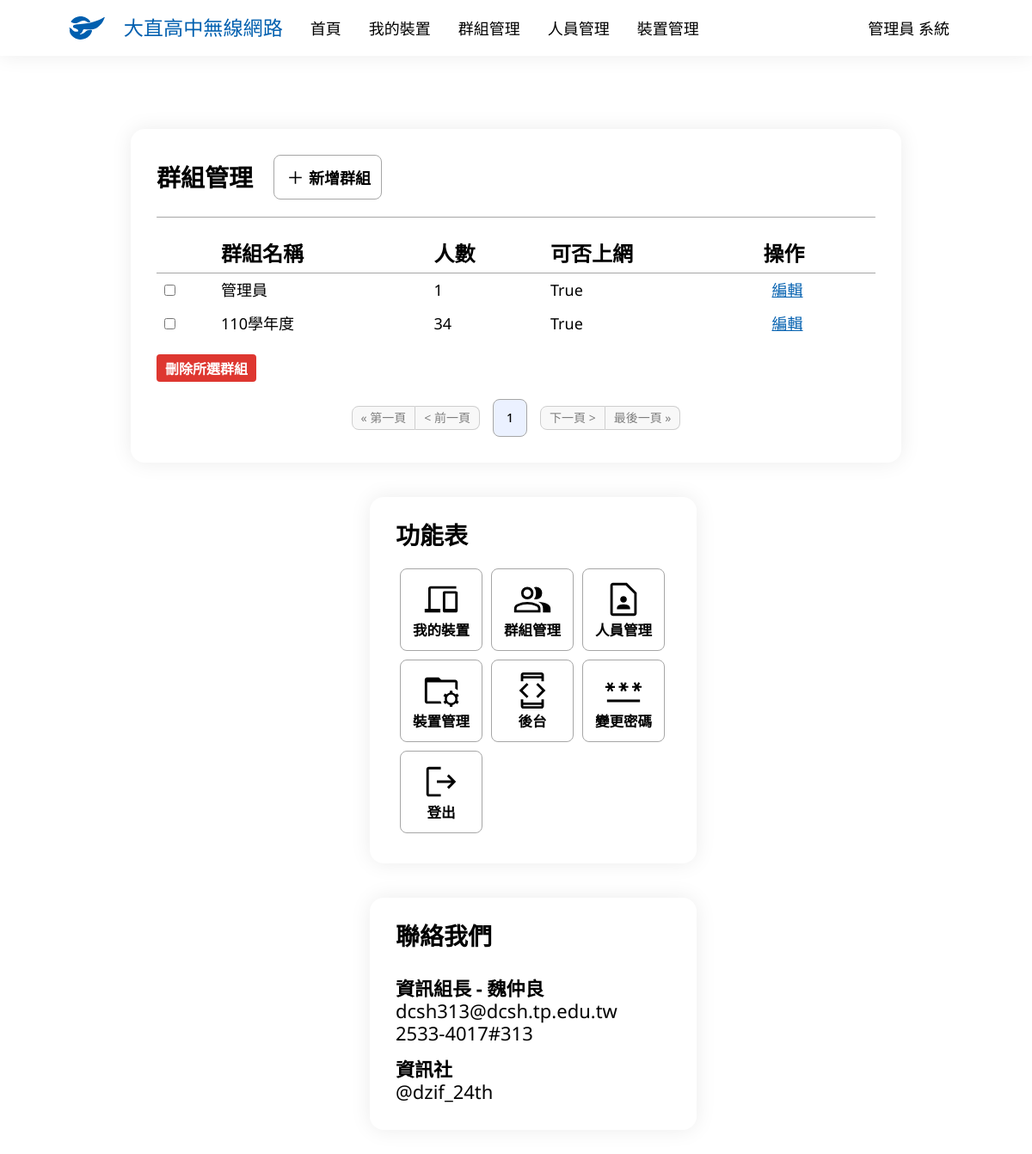
/group/ (signed in), run on the app's committed database.
### main/models.py (models this page shows, shortened)
class UserInfo(models.Model):
    UserData = models.OneToOneField(User, verbose_name='身分', on_delete=models.CASCADE)
    USERTYPES = [
        (0, '管理員'),
        (1, '老師'),
        (2, '學生')
    ]
    UserType = models.IntegerField('使用者類別', choices=USERTYPES)
    Name = models.CharField('姓名', max_length=75)
    StuId = models.IntegerField('學號', default=0)
    Email = models.EmailField('Email', blank=True, null=True)
    GRADES = [
        (0, '無'),
        (7, '七年級'),
        (8, '八年級'),
        (9, '九年級'),
        (1, '高一'),
        (2, '高二'),
        (3, '高三')
    ]
    Grade = models.IntegerField('年級', choices=GRADES, default=0)
    Class = models.IntegerField('班級', default=0)
    SeatNumber = models.IntegerField('座號', default=0)
    Internet = models.BooleanField('可否上網', default=True)
    Note = models.TextField('備註', blank=True, null=True)
    def __str__(self):
        if self.UserType == 0:
            return f'管理員 {self.Name}'
        elif self.UserType == 1:
            return f'教師 {self.Name}'
        else:
            return f'{self.Grade}{self.Class:02d}{self.SeatNumber:02d} {self.Name}'

class Group(models.Model):
    Name = models.CharField('群組名稱', max_length=100)
    UserData = models.ManyToManyField(UserInfo, verbose_name="身分")
    Internet = models.BooleanField('可否上網', default=True)
    Note = models.TextField('備註', blank=True, null=True)

### main/views.py (the view, shortened to what this page needs)
# urls.py: path('group/', GroupManaging.as_view(), name='group_managing'),
class GroupManaging(PermissionRequiredMixin, LoginRequiredMixin, ListView):
    model = Group
    ordering = ['Name']
    paginate_by = 20
    permission_required = ['main.can_assess', 'main.admin']
    def get_context_data(self, **kwargs):
        context = super().get_context_data(**kwargs)
        if self.request.user.is_authenticated:
            context['now_user'] = UserInfo.objects.get(UserData=self.request.user)
        else:
            context['now_user'] = ''
        context['groups'] = Group.objects.select_related().all()
        return context
    template_name = 'group_managing.html'

### templates/group_managing.html (shortened to what this page needs)
{% extends 'base.html' %}
{% block body %}
<div class="container">
    <div class="head">
        <p class="title">群組管理</p>
        <a href="{% url 'group_create' %}">
            <button class="rect-button button-ani">
                <div class="icon icon-add"></div>
                <p>新增群組</p>
            </button>
        </a>
    </div>
    <div class="hr"></div>
    <form method="post">
        <table>
            <tr>
                <th></th>
                <th>群組名稱</th>
                <th>人數</th>
                <th>可否上網</th>
                <th>操作</th>
            </tr>
            {% for group in groups %}
                <tr>
                    <td>
                        <input type="checkbox" name="selected_objects" value="{{ group.id }}">
                    </td>
                    <td>
                        {{ group.Name }}
                    </td>
                    <td>
                        {{ group.UserData.all.count }}
                    </td>
                    <td>
                        {{ group.Internet }}
                    </td>
                    <td class="function">
                        <a href="{% url 'group_edit' group.id %}">
                            <p class="movement">編輯</p>
                        </a>
                    </td>
                </tr>
            {% endfor %}
        </table>
        <input type="submit" class="primary-button warring-button button-ani mgt16px" value="刪除所選群組">
    </form>
    <div class="pagination">
        {% if page_obj.has_previous %}
            <a class="control" href="?page=1">
                <p>&laquo; 第一頁</p>
            </a>
            <a class="control" href="?page={{ page_obj.previous_page_number }}">
                <p>&lt; 前一頁</p>
            </a>
        {% else %}
            <div class="control disable">
                <p>&laquo; 第一頁</p>
            </div>
            <div class="control disable">
                <p>&lt; 前一頁</p>
            </div>
        {% endif %}
        {% if 0 < page_obj.number|add:"-2"%}
            {% if page_obj.number|add:"3" <= page_obj.paginator.num_pages %}
                {% for page_cnt in page_obj.paginator %}
                    {% if page_obj.number|add:"-2" <= forloop.counter and forloop.counter < page_obj.number|add:"3" %}
                        {% if page_obj.number == forloop.counter %}
                            <a class="page now" href="?page={{forloop.counter}}">
                                <p>{{ forloop.counter }}</p>
                            </a>
                        {% else %}
                            <a class="page" href="?page={{forloop.counter}}">
                                <p>{{ forloop.counter }}</p>
                            </a>
                        {% endif %}
                    {% endif %}
                {% endfor %}
            {% else %}
                {% for page_cnt in page_obj.paginator %}
                    {% if page_obj.paginator.num_pages|add:"-5" < forloop.counter and forloop.counter <= page_obj.paginator.num_pages %}
                        {% if page_obj.number == forloop.counter %}
                            <a class="page now" href="?page={{forloop.counter}}">
                                <p>{{ forloop.counter }}</p>
                            </a>
                        {% else %}
                            <a class="page" href="?page={{forloop.counter}}">
                                <p>{{ forloop.counter }}</p>
                            </a>
                        {% endif %}
                    {% endif %}
                {% endfor %}
            {% endif %}
        {% else %}
            {% for page_cnt in page_obj.paginator %}
                {% if forloop.counter <= 5 %}
                    {% if page_obj.number == forloop.counter %}
                        <a class="page now" href="?page={{forloop.counter}}">
                            <p>{{ forloop.counter }}</p>
                        </a>
                    {% else %}
                        <a class="page" href="?page={{forloop.counter}}">
                            <p>{{ forloop.counter }}</p>
                        </a>
                    {% endif %}
                {% endif %}
            {% endfor %}
        {% endif %}
        {% if page_obj.has_next %}
            <a class="control" href="?page={{ page_obj.next_page_number }}">
                <p>下一頁 &gt;</p>
            </a>
            <a class="control" href="?page={{ page_obj.paginator.num_pages }}">
                <p>最後一頁 &raquo;</p>
            </a>
        {% else %}
            <div class="control disable">
                <p>下一頁 &gt;</p>
            </div>
            <div class="control disable">
                <p>最後一頁 &raquo;</p>
            </div>
        {% endif %}
    </div>
</div>
{% endblock body %}

### templates/base.html (shortened to what this page needs)
{% load static %}
<!DOCTYPE html>
<html lang="zh-Hant-TW">
<head>
    <link rel="stylesheet" href="{% static 'css/style.css' %}">
</head>
<body>
    <nav>
        <ul class="navbar">
            <a href="{% url 'homepage' %}">
                <li>
                    <div class="logo">
                        <div></div>
                        <p>大直高中無線網路</p>
                    </div>
                </li>
            </a>
            <a href="{% url 'homepage' %}" class="nav-ani">
                <li>
                    <p id="homepage-button">首頁</p>
                </li>
            </a>
            {% if user.is_authenticated %}
                <a href="{% url 'device_managing' %}" class="nav-ani">
                    <li>
                        <p>我的裝置</p>
                    </li>
                </a>
                {% if perms.main.admin %}
                    <a href="{% url 'group_managing' %}" class="nav-ani">
                        <li>
                            <p>群組管理</p>
                        </li>
                    </a>
                    <a href="{% url 'user_managing' %}" class="nav-ani">
                        <li>
                            <p>人員管理</p>
                        </li>
                    </a>
                    <a href="{% url 'manage' %}" class="nav-ani">
                        <li>
                            <p>裝置管理</p>
                        </li>
                    </a>
                {% endif %}
                <li class="dropdown">
                    <a class="nav-ani">{{ now_user }}</a>
                </li>
            {% endif %}
        </ul>
    </nav>
    <div class="content">
        <div class="main">
            {% block body %}{% endblock body %}
        </div>
        <div class="side">
            <div class="container">
                <p class="title">功能表</p>
                <div class="function">
                    {% if user.is_authenticated %}
                        <a href="{% url 'device_managing' %}">
                            <button class="sqr-button button-ani">
                                <div class="icon icon-devices"></div>
                                <p>我的裝置</p>
                            </button>
                        </a>
                        {% if perms.main.admin %}
                            <a href="{% url 'group_managing' %}">
                                <button class="sqr-button button-ani">
                                    <div class="icon icon-group"></div>
                                    <p>群組管理</p>
                                </button>
                            </a>
                            <a href="{% url 'user_managing' %}">
                                <button class="sqr-button button-ani">
                                    <div class="icon icon-contact_page"></div>
                                    <p>人員管理</p>
                                </button>
                            </a>
                            <a href="{% url 'manage' %}">
                                <button class="sqr-button button-ani">
                                    <div class="icon icon-folder_managed"></div>
                                    <p>裝置管理</p>
                                </button>
                            </a>
                            <a href="{% url 'admin:index' %}">
                                <button class="sqr-button button-ani">
                                    <div class="icon icon-developer_mode"></div>
                                    <p>後台</p>
                                </button>
                            </a>
                        {% endif %}
                        <a href="{% url 'password' %}">
                            <button class="sqr-button button-ani">
                                <div class="icon icon-password"></div>
                                <p>變更密碼</p>
                            </button>
                        </a>
                        <a href="{% url 'logout' %}">
                            <button class="sqr-button button-ani">
                                <div class="icon icon-logout"></div>
                                <p>登出</p>
                            </button>
                        </a>
                    {% endif %}
                </div>
            </div>
            <div class="container">
                <p class="title">聯絡我們</p>
                <p class="inline-title">資訊組長 - 魏仲良</p>
                <p class="inline">dcsh313@dcsh.tp.edu.tw</p>
                <p class="inline">2533-4017#313</p>
                <p class="inline-title">資訊社</p>
                <p class="inline">@dzif_24th</p>
            </div>
        </div>
    </div>
</body>
</html>

### data on the page
UserInfo: UserType+Name "管理員 系統"
Group: Name "管理員", UserData.all.count "1", Internet "True"
Group: Name "110學年度", UserData.all.count "34", Internet "True"
